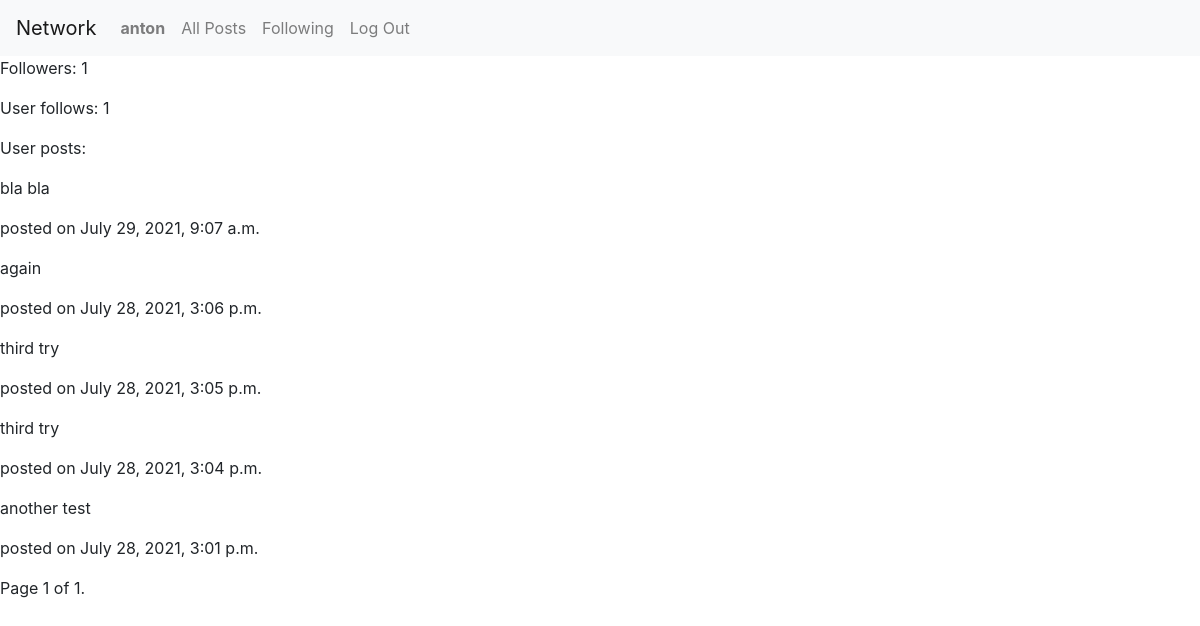
Page /profile (signed in) on the earlier database version.
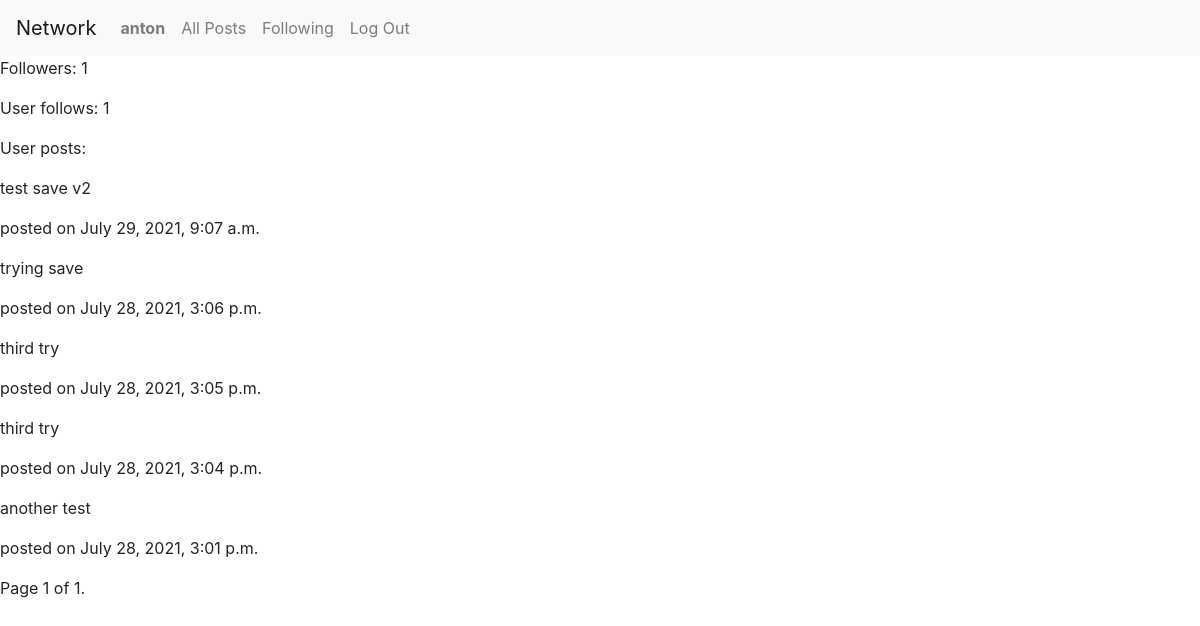
Same page on the later database version.
### network/models.py (models this page shows)
class Post(models.Model):
    author = models.ForeignKey(User, on_delete=models.CASCADE, null=True)
    content = models.CharField(max_length=128, default="empty")
    created = models.DateTimeField(auto_now_add=True)

### network/views.py (the view)
# urls.py: path("profile", views.profile, name="profile"),
def profile(request):
    posts = Post.objects.filter(author=request.user).order_by('-created')
    paginator = Paginator(posts, 10)
    page_number = request.GET.get('page')
    page_obj = paginator.get_page(page_number)
    return render(request, "network/profile.html", {
        "follows": Follower.objects.filter(follows=request.user).count(),
        "followed": Follower.objects.filter(followed=request.user).count(),
        "page_obj": page_obj
    })

### network/templates/network/profile.html (shortened to what this page needs)
{% extends "network/layout.html" %}
{% block body %}
    <p>Followers: {{followed}}</p>
    <p>User follows: {{follows}}</p>
    <p>User posts:</p>
    {% for post in page_obj %}
        <p>{{post.content}}</p>
        <p>posted on {{post.created}}</p>
    {%endfor%}
    <div class="pagination">
        <span class="step-links">
            <span class="current">
                Page {{ page_obj.number }} of {{ page_obj.paginator.num_pages }}.
            </span>
        </span>
    </div>
{% endblock %}

Differences in the rows shown:
changed Post: content "bla bla" → "test save v2"
changed Post: content "again" → "trying save"
